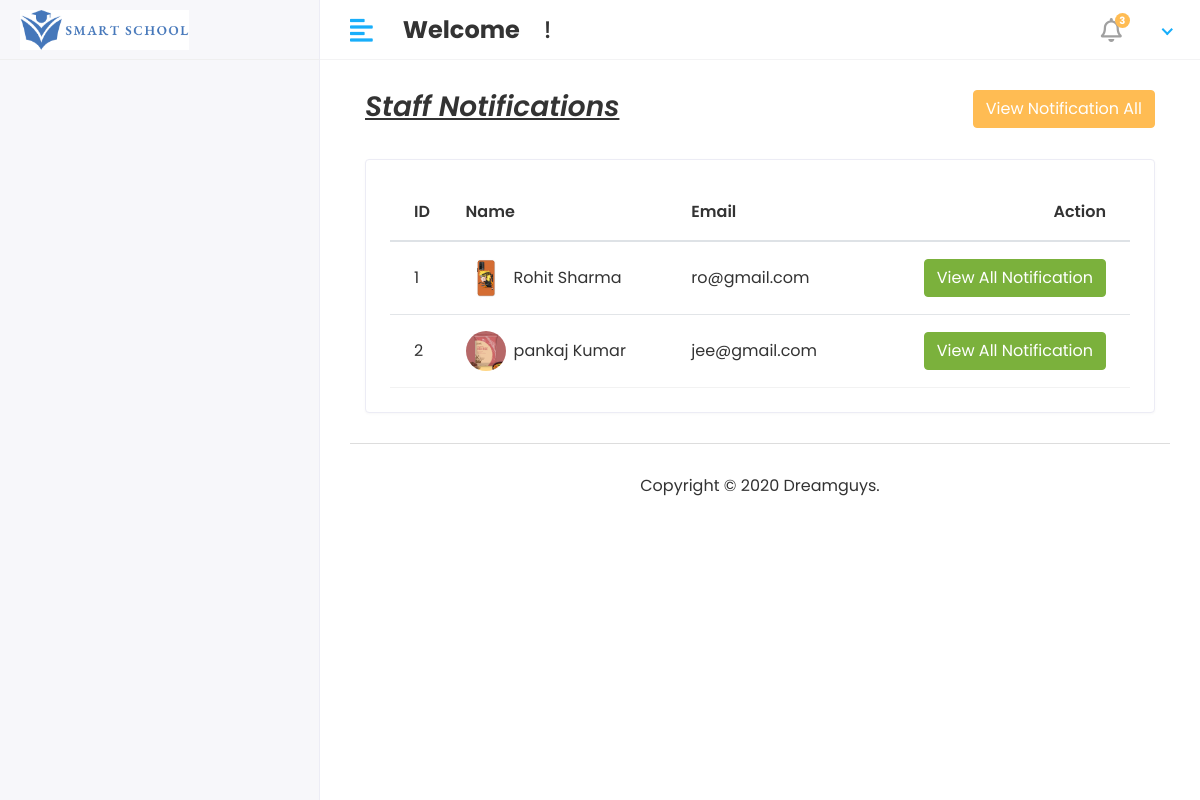
The page /send_notification on the database as committed earlier.
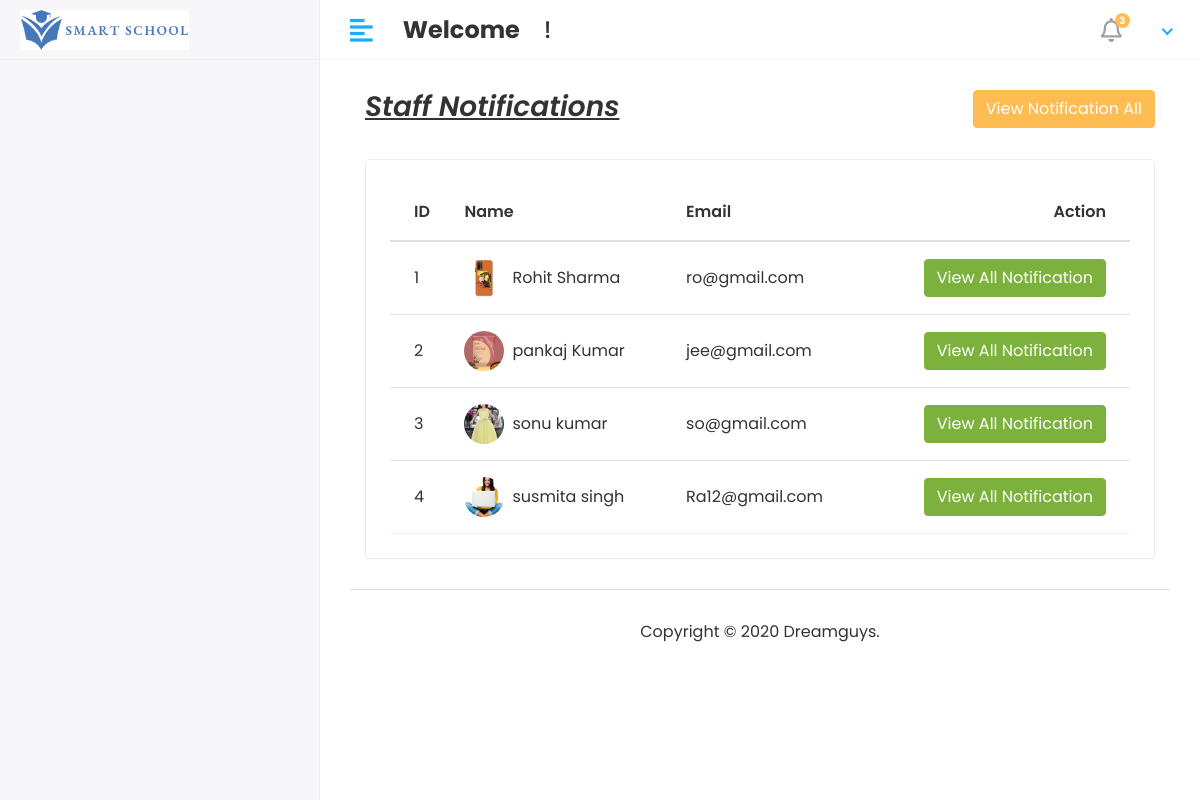
The same page on the database as committed later.
### studentapp/models.py (models this page shows, shortened)
class Staff(models.Model):
    admin=models.OneToOneField(CoustamUser,on_delete=models.CASCADE)
    address=models.TextField()
    gender=models.CharField(max_length=100)
    created_at=models.DateTimeField(auto_now_add=True)
    update_at=models.DateTimeField(auto_now_add=True)

class CoustamUser(AbstractUser):
    User=(
        (1,'HOD'),
        (2,'STAFF'),
        (3,'STUDENT'),
    )
    user_type=models.CharField(choices=User,max_length=50,default=1)
    profile_pic=models.ImageField(upload_to='Media/profile_pic')

### studentmagmentsystem/Hod_views.py (the view)
# urls.py: path('send_notification',Hod_views.Send_notification,name='send_notification'),
def Send_notification(request):
    staff=Staff.objects.all()
    see_notification=Staff_notification.objects.all().order_by('-id')[0:5]
    context={
        'staff':staff,
        'see_notification':see_notification,
    }
    return render(request,'hod/send_notification.html',context)

### templates/hod/send_notification.html (shortened to what this page needs)
{%extends 'base.html'%}
{%block content%}
<div class="content container-fluid">
    <div class="page-header">
        <div class="row align-items-center">
            <div class="col">
                <h3 class="page-title"><u><i>Staff&nbsp;Notifications</i></u></h3>
            </div>
            <div class="col-auto text-right float-right ml-auto">
                <button type="button" class="btn btn-primary" data-toggle="modal" data-target="#exampleModalCenter">
                    View Notification All
                </button>
            </div>
        </div>
    </div>
    <div class="row">
        <div class="col-sm-12">
            <div class="card card-table">
                <div class="card-body">
                    <div class="table-responsive">
                        <table class="table table-hover table-center mb-0 datatable">
                            <thead>
                                <tr>
                                    <th>ID</th>
                                    <th>Name</th>
                                    <th>Email</th>
                                    <th class="text-right">Action</th>
                                </tr>
                            </thead>
                            <tbody>
                                {% for staf in staff %}
                                <tr>
                                    <td>{{staf.id}}</td>
                                    <td>
                                        <h2 class="table-avatar">
                                            <a href="student-details.html" class="avatar avatar-sm mr-2">
                                                <img class="avatar-img rounded-circle" src="/{{staf.admin.profile_pic}}"
                                                    alt="User Image">
                                            </a>
                                            <a
                                                href="student-details.html">{{staf.admin.first_name}}&nbsp;{{staf.admin.last_name}}</a>
                                        </h2>
                                    </td>
                                    <td>{{staf.admin.email}}</td>
                                    <td class="text-right">
                                        <button type="button" class="btn btn-success" data-toggle="modal"
                                            data-target="#exampleModal{{forloop.counter}}">
                                            View All Notification
                                        </button>
                                    </td>
                                </tr>
                                {%endfor%}
                            </tbody>
                        </table>
                    </div>
                </div>
            </div>
        </div>
    </div>
</div>
{%endblock%}

Rows that differ between the two databases and show on the page:
added Staff: id "3", admin.profile_pic (picture), admin.first_name "sonu", admin.last_name "kumar", admin.email "so@gmail.com"
added Staff: id "4", admin.profile_pic (picture), admin.first_name "susmita", admin.last_name "singh", admin.email "Ra12@gmail.com"
